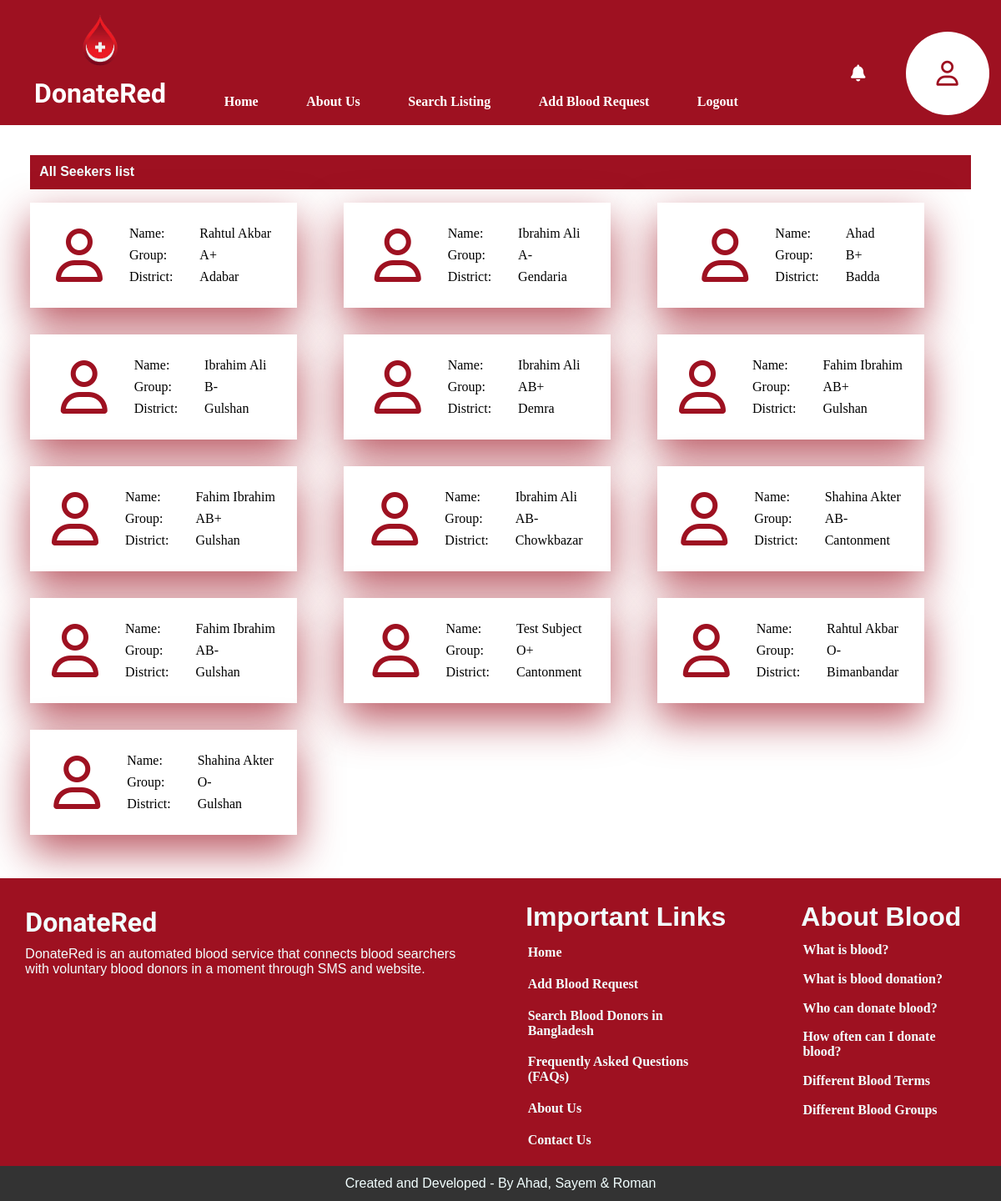
Screenshot of /blood-listing.php (signed in) with the database file from the repository.
### tables this page shows
CREATE TABLE `blood_requests` (
  `Req_ID` int(11) NOT NULL,
  `Req_date` date NOT NULL,
  `Description` text DEFAULT NULL,
  `Expire_date` date DEFAULT NULL,
  `Seeker_ID` int(11) NOT NULL,
  `Requested_type` int(11) NOT NULL,
  `Req_Area` int(11) DEFAULT NULL,
  `Is_patient` enum('yes','no') DEFAULT NULL,
  `Patient_name` varchar(100) DEFAULT NULL,
  `Patient_age` int(11) DEFAULT NULL,
  `Patient_gender` enum('male','female','other') DEFAULT NULL,
  `Patient_phone` varchar(15) DEFAULT NULL
);

CREATE TABLE `user` (
  `User_ID` int(11) NOT NULL,
  `User_type` enum('Donor','Seeker') NOT NULL,
  `User_name` varchar(50) NOT NULL,
  `Email` varchar(100) NOT NULL,
  `Password_hash` varchar(255) NOT NULL,
  `First_name` varchar(50) DEFAULT NULL,
  `Last_name` varchar(50) DEFAULT NULL,
  `DateOfBirth` date DEFAULT NULL,
  `Phone_num` varchar(15) DEFAULT NULL,
  `Gender` enum('Male','Female','Other') DEFAULT NULL
);

CREATE TABLE `blood_types` (
  `BloodType_ID` int(11) NOT NULL,
  `BloodType` varchar(3) NOT NULL
);

CREATE TABLE `areas` (
  `Area_ID` int(11) NOT NULL,
  `Area_Name` varchar(100) NOT NULL
);

### blood-listing.php (the view, shortened to what this page needs)
<?php
    include("partials/header.php");
?>
    <div class="blood-listing-main">
        <div class="mid">
            <div class="bar">
                <h4>All Seekers list</h4>
            </div>
            <div class="blood-listing-wrapper">
                <?php
                    $sql = "SELECT *
                            FROM blood_requests b
                            JOIN user u ON b.Seeker_ID = u.User_ID
                            JOIN areas a ON a.Area_ID = b.Req_Area
                            JOIN blood_types bt ON b.Requested_type = bt.BloodType_ID";
                    $res = mysqli_query($conn, $sql);
                    if($res == TRUE){
                        $count = mysqli_num_rows($res);
                        if($count > 0){
                            while($rows = mysqli_fetch_assoc($res)){
                                $username = $rows["User_name"];
                                $blood_type = $rows["BloodType"];
                                $area = $rows["Area_Name"];
                                ?>
                                    <div class="listing">
                                        <i class="fa-regular fa-user"></i>
                                        <ul>
                                            <li>Name:</li>
                                            <li>Group:</li>
                                            <li>District:</li>
                                        </ul>
                                        <ul>
                                            <li><?php echo $username; ?></li>
                                            <li><?php echo $blood_type; ?></li>
                                            <li><?php echo $area; ?></li>
                                        </ul>
                                    </div>
                                <?php
                            }
                        }
                        else{
                        }
                    }
                ?>
            </div>
        </div>
    </div>
<?php
    include("partials/footer.php");
?>

### partials/header.php (shortened to what this page needs)
<!DOCTYPE html>
<html lang="en">
<head>
    <link rel="stylesheet" href="css/body.css">
</head>
<body>
    <div class="header">
        <div class="logo">
            <img src="images/logo.png" alt="">
            <h1>DonateRed</h1>
        </div>
        <ul>
            <li><a href="blood-listing.php">Home</a></li>
            <li><a href="blood-listing.php">About Us</a></li>
            <li><a href="blood-listing.php">Search Listing</a></li>
            <li><a href="add-blood-request.php">Add Blood Request</a></li>
            <li><a href="logout.php">Logout</a></li>
        </ul>
        <div class="user-utilities">
            <a href="notification.php">
                <div class="user-notification-logo">
                    <i class="fa-solid fa-bell"></i>
                </div>
            </a>
            <a href="editprofile.php">
                <div class="user-profile-logo">
                    <i class="fa-regular fa-user"></i>
                </div>
            </a>
        </div>
    </div>

### partials/footer.php
<div class="footer">
        <div class="box">
            <div class="wrapper">
                <h1>DonateRed</h1>
                <p>DonateRed is an automated blood service that connects blood searchers <br> with voluntary blood donors in a moment through SMS and website.</p>
            </div>
            <div class="wrapper">
                <h1>Important Links</h1>
                <ul>
                    <li>Home</li>
                    <li>Add Blood Request</li>
                    <li>Search Blood Donors in Bangladesh</li>
                    <li>Frequently Asked Questions (FAQs)</li>
                    <li>About Us</li>
                    <li>Contact Us</li>
                </ul>
            </div>
            <div class="wrapper">
                <h1>About Blood</h1>
                <ul>
                    <li>What is blood?</li>
                    <li>What is blood donation?</li>
                    <li>Who can donate blood?</li>
                    <li>How often can I donate blood?</li>
                    <li>Different Blood Terms</li>
                    <li>Different Blood Groups</li>
                </ul>
            </div>
        </div>
        <div class="ending">
            <p>Created and Developed - By Ahad, Sayem & Roman</p>
        </div>
    </div>
</body>
</html>

### css/body.css (style rules this page uses)
*, *:before, *:after { margin: 0; padding: 0; box-sizing: border-box; -webkit-tap-highlight-color: transparent; }
p, h1, h2, h3, h4, h5, h6, span { font-family: 'Poppins', sans-serif; }
html { font-size: 16px; }
body { min-height: 100vh; display: flex; flex-direction: column; }
.header { display: flex; align-items: flex-end; background: #9e1121; padding-bottom: 1%; }
.logo { flex-basis: 20%; text-align: center; user-select: none; }
.logo h1 { margin-top: -3%; padding-bottom: 3%; color: #fff; font-family: "Playwrite CU"; }
.logo img { width: 6rem; }
.header ul { margin-right: 5%; list-style: none; display: flex; flex-basis: 60%; }
.header ul li { padding: 1% 4%; cursor: pointer; transition: 0.5s ease-in-out; user-select: none; }
.header ul li a { text-decoration: none; color: #fff; font-weight: bolder; }
.footer { background: #9e1121; padding-top: 2%; }
.box { display: flex; justify-content: center; gap: 7%; }
.wrapper h1 { color: #f2ffff; padding: 2% 0; }
.wrapper p { color: #f2ffff; }
.wrapper:nth-child(1) h1 { font-family: "Playwrite CU"; user-select: none; }
.wrapper ul { list-style: none; margin-bottom: 5%; }
.wrapper ul li { padding: 4% 1%; font-weight: bold; color: #f2ffff; }
.ending { padding: 1% 2%; width: 100%; background: #333333; display: flex; justify-content: center; }
.ending p { color: #f2ffff; }
.blood-listing-main { padding: 3%; flex: 1; }
.bar { width: 100%; background: #9e1121; padding: 1%; color: #f2ffff; }
.listing { background: #fff; display: flex; padding: 1.5rem; width: 20rem; align-items: center; justify-content: center; gap: 2rem; margin-block: 1rem; box-shadow: 0 20px 50px rgba(158, 17, 33, 0.7); transition: 0.5s ease-in-out; cursor: pointer; }
.listing i { font-size: 4rem; color: #9e1121; }
.listing ul { list-style: none; }
.listing ul li { padding-block: 0.25rem; }
.blood-listing-wrapper { display: grid; grid-template-columns: repeat(auto-fill, minmax(20rem, 1fr)); }
.user-profile-logo { width: 100px; height: 100px; background: #fff; border-radius: 50%; display: flex; justify-content: center; align-items: center; transition: 1s; }
.user-profile-logo i { font-size: 30px; color: #9e1121; transition: 0.5s; }
.user-notification-logo i { font-size: 20px; color: #fff; transition: 1s; }
.user-utilities a { text-decoration: none; }
.user-utilities { display: flex; justify-content: center; align-items: center; gap: 3rem; }

### rows the page displays
blood_requests: Seeker_ID.User_name "Rahtul Akbar", Requested_type.BloodType "A+", Req_Area.Area_Name "Adabar"
blood_requests: Seeker_ID.User_name "Ibrahim Ali", Requested_type.BloodType "A-", Req_Area.Area_Name "Gendaria"
blood_requests: Seeker_ID.User_name "Ahad", Requested_type.BloodType "B+", Req_Area.Area_Name "Badda"
blood_requests: Seeker_ID.User_name "Ibrahim Ali", Requested_type.BloodType "B-", Req_Area.Area_Name "Gulshan"
blood_requests: Seeker_ID.User_name "Ibrahim Ali", Requested_type.BloodType "AB+", Req_Area.Area_Name "Demra"
blood_requests: Seeker_ID.User_name "Fahim Ibrahim", Requested_type.BloodType "AB+", Req_Area.Area_Name "Gulshan"
blood_requests: Seeker_ID.User_name "Fahim Ibrahim", Requested_type.BloodType "AB+", Req_Area.Area_Name "Gulshan"
blood_requests: Seeker_ID.User_name "Ibrahim Ali", Requested_type.BloodType "AB-", Req_Area.Area_Name "Chowkbazar"
blood_requests: Seeker_ID.User_name "Shahina Akter", Requested_type.BloodType "AB-", Req_Area.Area_Name "Cantonment"
blood_requests: Seeker_ID.User_name "Fahim Ibrahim", Requested_type.BloodType "AB-", Req_Area.Area_Name "Gulshan"
blood_requests: Seeker_ID.User_name "Test Subject", Requested_type.BloodType "O+", Req_Area.Area_Name "Cantonment"
blood_requests: Seeker_ID.User_name "Rahtul Akbar", Requested_type.BloodType "O-", Req_Area.Area_Name "Bimanbandar"
blood_requests: Seeker_ID.User_name "Shahina Akter", Requested_type.BloodType "O-", Req_Area.Area_Name "Gulshan"
